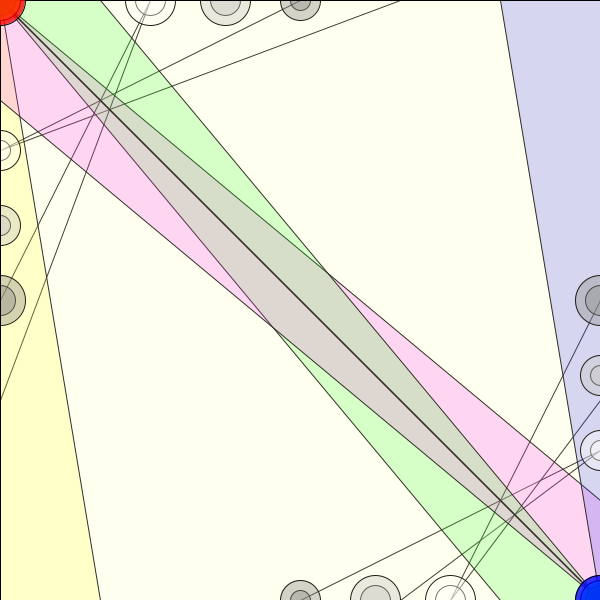
Frame 1 (no input)
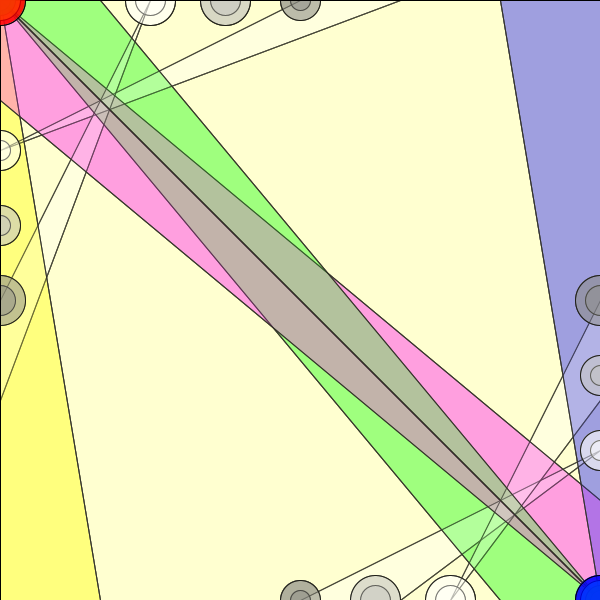
Frame 60 (the mouse pressed at the canvas centre just before this capture)
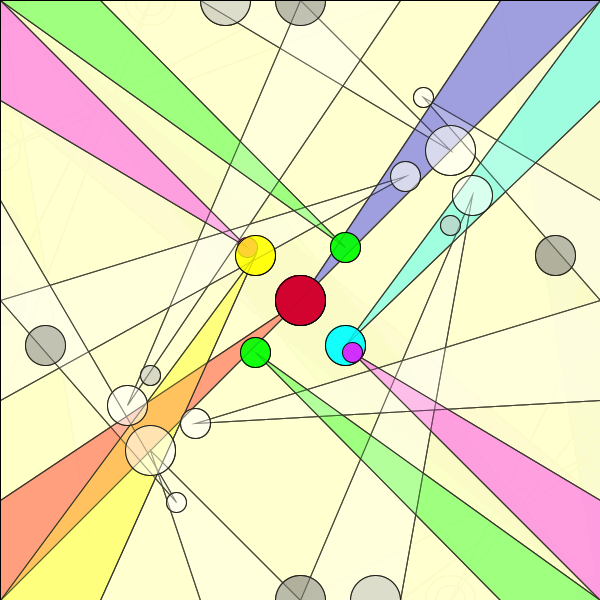
Frame 120 (the mouse held since frame 60 and released just before this capture)

The Processing sketch that drew these frames (run headless with seeded random() and noise(); from frame 60 on, the mouse is pressed at the canvas centre):

// Processing sketch: processing_62960
// ── processing_62960.pde

void setup(){
  size(600,600);  
  stroke(0);
    background(255);
    noCursor();
}
void draw(){
//cordenadas  
float x1=mouseX;
float y1=mouseY;
float x2=mouseX/0.85;
float y2=mouseY*0.85;
float x3= mouseX/2;
float y3=mouseY*2;
//-------------------------------
fill(255, 255, 205, 10);
rect(0, 0, width, height);
//-------------------------------
//triangulos blancos que siguen a los circulos blancos
fill(255, 50);
triangle(200, 600, 300, 600, width-x1-150, height-y1/2);
triangle(300, 600, 400, 600, height-y2/2, height-y2-150);
triangle(600, 300, 600, 400, height-y2-150, width-x2/2);
triangle(600, 200, 600, 300, width-x2/2, width-x2-150);
triangle(200, 0, 300, 0, x1+150, y1/2);
triangle(300, 0, 400, 0, y2/2, y2+150);
triangle(0, 300, 0, 400, y2+150, x2/2);
triangle(0, 200, 0, 300, x2/2, x2+150);
//-------------------------------
fill(255, 255, 205, 20);
rect(0, 0, width, height);
//----------------------------------------------------
//triangulos en las esquinas
fill(255, 0, 0, 50);//sigue al circulo rojo
triangle(0, 500, 0, 600, x1, y1);
fill(255, 255, 0, 50);//sigue al circulo amarillo
triangle(0, 600, 100, 600, y2, y2);
fill(0, 255, 0, 50);//sigue al circulo verde
triangle(500, 600, 600, 600, y2, x2);
fill(255, 0, 255, 50);//sigue al circulo magenta
triangle(600, 600, 600, 500, x2, x2);
//---------------------------------------------
//triangulos en las esquinas --- estos se mueven en sentido contrario a los otros
fill(0, 0, 255, 50);//sigue al circulo azul
triangle(500, 0, 600, 0, width-x1, height-y1);
fill(0, 255, 255, 50);//sigue al circulo cian
triangle(600, 0, 600, 100, height-y2, height-y2);
fill(0, 255, 0, 50);//sigue al circulo verde opuesto
triangle(0, 0, 100, 0, height-y2, width-x2);
fill(255, 0, 255, 50);//sigue al circulo magenta opuesto
triangle(0, 0, 0, 100, width-x2, width-x2);
//-------------------------------
fill(255, 255, 205, 20);
rect(0, 0, width, height);
//---------------------------------------------
//circulos blancos
fill(255, 100);
ellipse(x2/2, x2+150, 20, 20);
ellipse(y2+150, x2/2, 30, 30);
ellipse(y2/2, y2+150, 40, 40);
ellipse(x1+150, y1/2, 50, 50);
//circulos blancos opuestos
ellipse(width-x2/2, width-x2-150, 20, 20);
ellipse(height-y2-150, width-x2/2, 30, 30);
ellipse(height-y2/2, height-y2-150, 40, 40);
ellipse(width-x1-150, height-y1/2, 50, 50);
//circulos grises
fill(128, 100);
ellipse(x2+300, x2, 20, 20);
ellipse(y2, x2+300, 30, 30);
ellipse(y2+300, y2, 40, 40);
ellipse(x1, y1+300, 50, 50);
//circulos blancos opuestos
ellipse(width-x2-300, width-x2, 20, 20);
ellipse(height-y2, width-x2-300, 30, 30);
ellipse(height-y2-300, height-y2, 40, 40);
ellipse(width-x1, height-y1-300, 50, 50);
//circulos gris claro
fill(192, 100);
ellipse(x3, x3+225, 20, 20);
ellipse(y3+225, x3, 30, 30);
ellipse(y3, y3+225, 40, 40);
ellipse(x3+225, y3, 50, 50);
//circulos blancos opuestos
ellipse(width-x3, width-x3-225, 20, 20);
ellipse(height-y3-225, width-x3, 30, 30);
ellipse(height-y3, height-y3-225, 40, 40);
ellipse(width-x3-225, height-y3, 50, 50);
//-------------------------------
fill(255, 255, 205, 30);
rect(0, 0, width, height);
//----------------------------------------------------
//circulos que van en direccion contraria
fill(255, 0, 255, 200);//circulo magenta
ellipse(width-x2, width-x2, 20, 20);
fill(0, 255, 0, 200);//circulo verde
ellipse(height-y2, width-x2, 30, 30);
fill(0, 255, 255, 200);//circulo cian
ellipse(height-y2, height-y2, 40, 40);
fill(0, 0, 255, 200);//circulo azul
ellipse(width-x1, height-y1, 50, 50);
//---------------------------------------------
//circulos 
fill(255, 0, 255, 200);//circulo magenta
ellipse(x2, x2, 20, 20);
fill(0, 255, 0, 200);//circulo verde
ellipse(y2, x2, 30, 30);
fill(255, 255, 0, 200);//circulo amarillo
ellipse(y2, y2, 40, 40);
fill(255, 0, 0, 200);//circulo rojo
ellipse(x1, y1, 50, 50);
}
